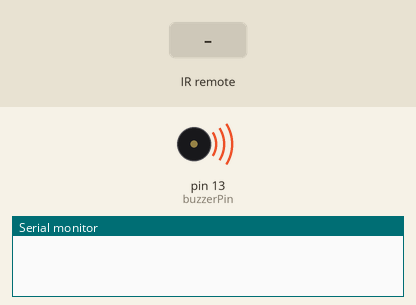
The sketch below on a simulated Arduino Uno, built with avr-gcc and run on an emulated ATmega328P. On the bench: buzzer (waves = sounding, pin HIGH), the last lines printed to the serial monitor. The inputs (shaded band) are chosen by the test bench.

Above: at 1.4 s.
1.5 s: infrared code 0xFF38C7 received
At 3.3 s:
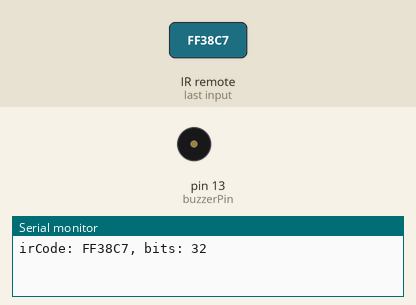
Timing chart, 0 to 4.8 s (numbered marks = the images above; inputs shaded):
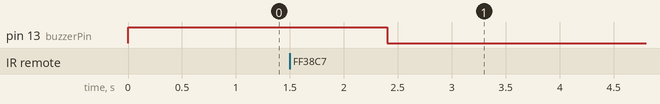

Measured:
- after the input at 1.5 s, pin 13 (buzzerPin): HIGH → LOW after 0.90 s

The sketch:

IR_Control_buzzer_beep.ino
```cpp
#include <IRremote.h>
const int irReceiverPin =3; //the SIG of receiver module attach to pin3
const int buzzerPin = 13;//pin 13 connect to a buzzer
IRrecv irrecv(irReceiverPin); //Creates a variable of type IRrecv
decode_results results;
void setup()
{
  pinMode(buzzerPin,OUTPUT);//set buzzer pin as OUTPUT
  digitalWrite(buzzerPin,HIGH);
  Serial.begin(9600);//initialize serial
  irrecv.enableIRIn(); //enable ir receiver module
}
void loop()
{
  if (irrecv.decode(&results)) //if the ir receiver module receiver data
  {
    Serial.print("irCode: "); //print"irCode: "
    Serial.print(results.value, HEX); //print the value in hexdecimal
    Serial.print(", bits: "); //print" , bits: "
    Serial.println(results.bits); //print the bits
    irrecv.resume(); // Receive the next value
  }
  delay(600); //delay 600ms
  if(results.value == 0xFF38C7)//if receiver module receive 0xFF38C7
  {
    digitalWrite(buzzerPin,LOW);//buzzer beep
  }
  else
  {
    digitalWrite(buzzerPin,HIGH);//stop beep
  }
}
```
